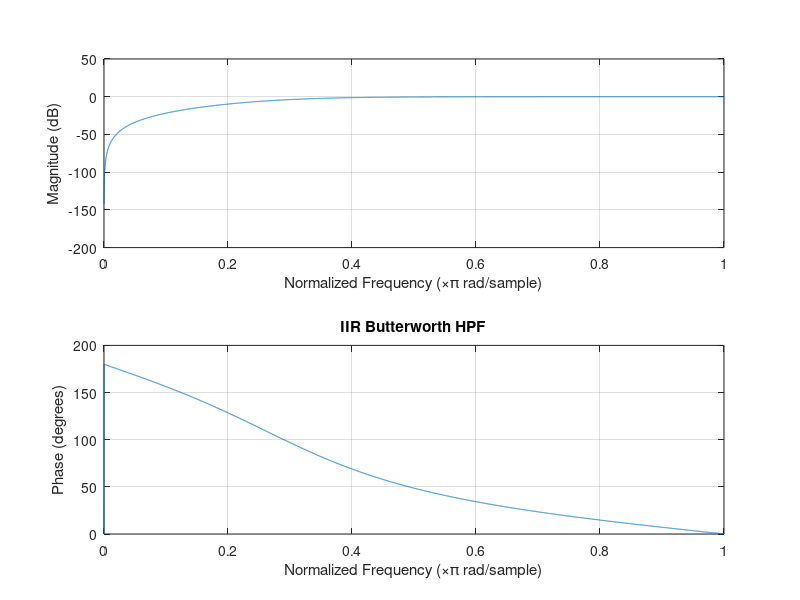

Write the MATLAB code that produced this figure. (Note: this script raises an error after producing the figure.)
clc;
close all;
clear all;

fp=1200;
fsp=2400;
fs=10000;
Rp=1;
Rs=6;
wp=2*fp/fs;
ws=2*fsp/fs;
[N,wc]=buttord(wp,ws,Rp,Rs);
omega_c=2*fs*tan(pi*wc/2);
[b,a]=butter(N,wc,'high');
freqz(b,a,fs);
title('IIR Butterworth HPF');
printsys(b,a,'z');
